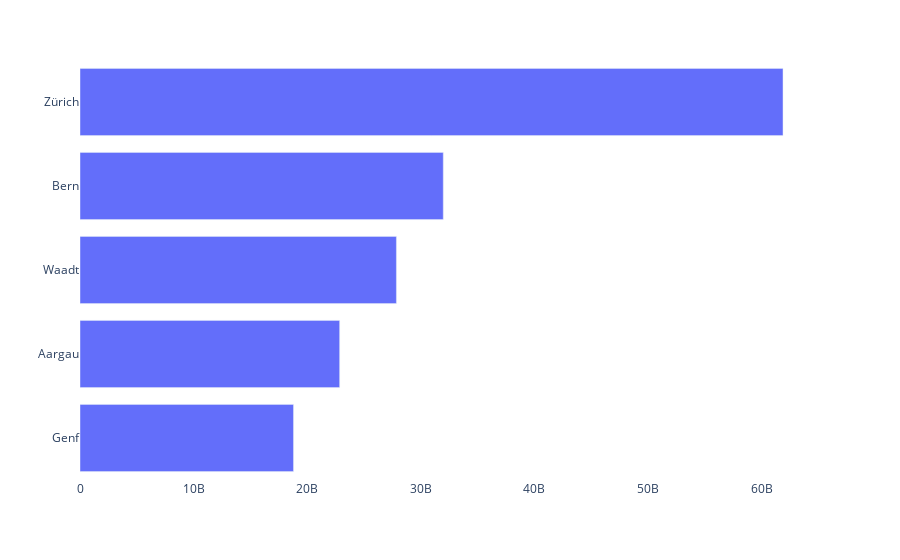

The notebook cell saved with this chart:
### Markdown cell above
### Vertical labels for better readability
Although vertical bar chart is the most typical one, it is usually better to go for *vertical* bar chart instead, because the horizontal labels are much easier to read.

### Code cell
fig = px.bar(y=df.sort_values(by='taxable_income_chf',ascending=True).canton[len(df)-5:],
             x=df.sort_values(by='taxable_income_chf',ascending=True).taxable_income_chf[len(df)-5:],
            orientation='h')
layout_helper(fig).show()

### Figure 1 — Plotly figure (JSON) as saved in the notebook; plotly's stock layout.template omitted (floating-point values rounded to 4 significant figures)
{"data": [{"alignmentgroup": "True", "hovertemplate": "x=%{x}<br>y=%{y}<extra></extra>", "legendgroup": "", "marker": {"color": "#636efa", "pattern": {"shape": ""}}, "name": "", "offsetgroup": "", "orientation": "h", "showlegend": false, "textposition": "auto", "type": "bar", "x": [18788000000, 22852000000, 27848000000, 31970000000, 61872000000], "xaxis": "x", "y": ["Genf", "Aargau", "Waadt", "Bern", "Zürich"], "yaxis": "y"}], "layout": {"autosize": true, "barmode": "relative", "legend": {"tracegroupgap": 0}, "margin": {"t": 60}, "paper_bgcolor": "rgba(0, 0, 0, 0)", "plot_bgcolor": "rgba(0, 0, 0, 0)", "xaxis": {"anchor": "y", "autorange": true, "domain": [0, 1], "range": [0, 65130000000.0], "showgrid": false, "title": {}, "type": "linear"}, "yaxis": {"anchor": "x", "autorange": true, "domain": [0, 1], "range": [-0.5, 4.5], "showgrid": false, "title": {}, "type": "category"}}}
